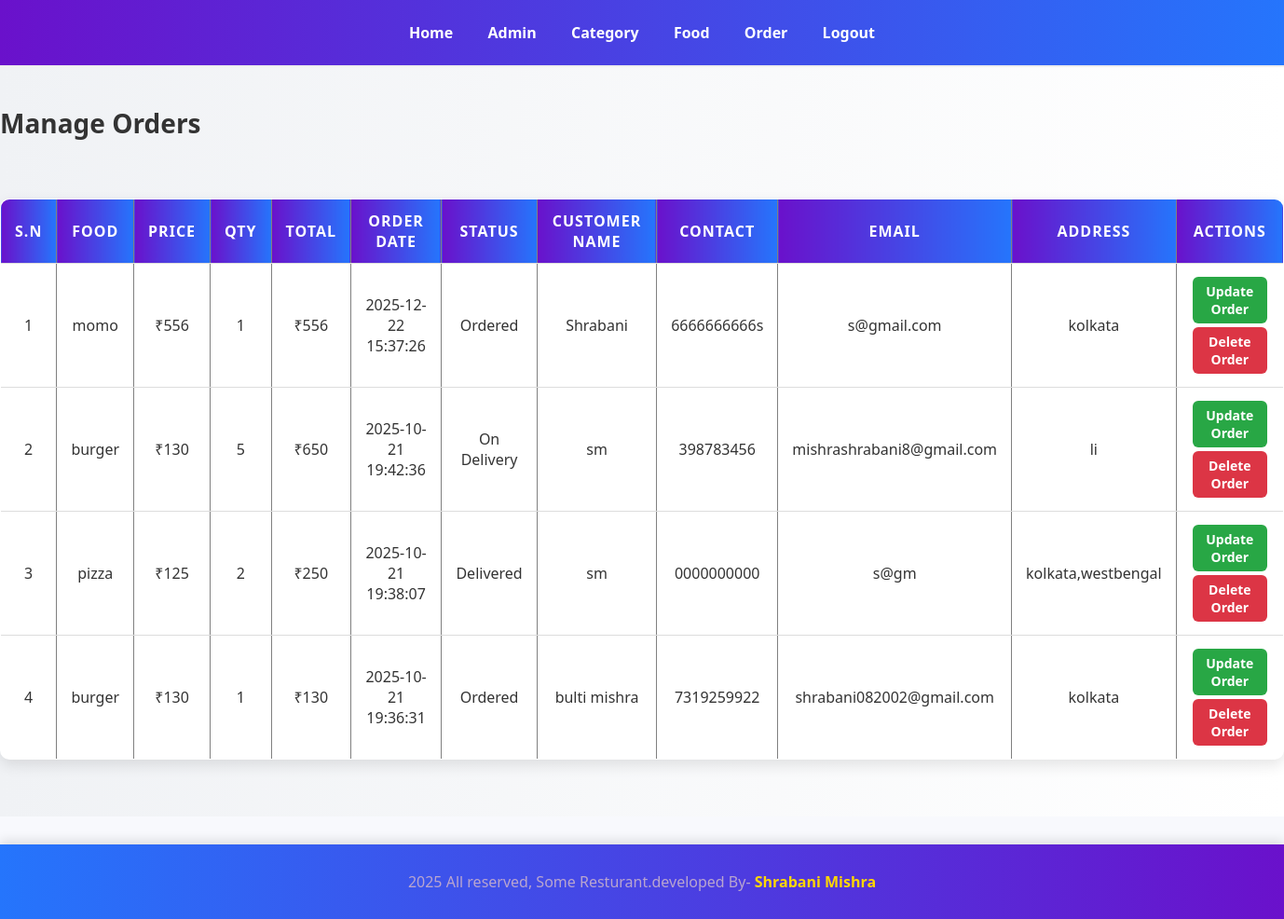
The page /resturant/admin/manage-order.php (signed in) on the database its author committed.
### tables this page shows
CREATE TABLE `tbl_order` (
  `id` int(10) UNSIGNED NOT NULL,
  `food` varchar(150) NOT NULL,
  `price` decimal(10,0) NOT NULL,
  `qty` int(11) NOT NULL,
  `total` decimal(10,0) NOT NULL,
  `order_date` datetime NOT NULL,
  `status` varchar(100) NOT NULL,
  `customer_name` varchar(150) NOT NULL,
  `customer_contact` varchar(20) NOT NULL,
  `customer_email` varchar(150) NOT NULL,
  `customer_address` varchar(255) NOT NULL
);

### resturant/admin/manage-order.php (the view, shortened to what this page needs)
<?php
include("partials/menu.php");
?>
<section>
    <div class="main-content">
        <div class="wrapper">
            <h1 class="choice-hover">Manage Orders</h1>
            <br />
            <table border="1" width="100%">
                <tr>
                    <th>S.N</th>
                    <th>Food</th>
                    <th>Price</th>
                    <th>Qty</th>
                    <th>Total</th>
                    <th>Order Date</th>
                    <th>Status</th>
                    <th>Customer Name</th>
                    <th>Contact</th>
                    <th>Email</th>
                    <th>Address</th>
                    <th>Actions</th>
                </tr>
                <?php
                $sql = "SELECT * FROM tbl_order ORDER BY id DESC";
                $res = mysqli_query($conn, $sql);
                if($res){
                    $sn = 1;
                    while($row = mysqli_fetch_assoc($res)){
                        $id = $row['id'];
                        $food = $row['food'];
                        $price = $row['price'];
                        $qty = $row['qty'];
                        $total = $row['total'];
                        $order_date = $row['order_date'];
                        $status = $row['status'];
                        $customer_name = $row['customer_name'];
                        $customer_contact = $row['customer_contact'];
                        $customer_email = $row['customer_email'];
                        $customer_address = $row['customer_address'];
                        ?>
                <tr>
                    <td><?php echo $sn++; ?></td>
                    <td><?php echo $food; ?></td>
                    <td>₹<?php echo $price; ?></td>
                    <td><?php echo $qty; ?></td>
                    <td>₹<?php echo $total; ?></td>
                    <td><?php echo $order_date; ?></td>
                    <td><?php echo $status; ?></td>
                    <td><?php echo $customer_name; ?></td>
                    <td><?php echo $customer_contact; ?></td>
                    <td><?php echo $customer_email; ?></td>
                    <td><?php echo $customer_address; ?></td>
                    <td>
                        <a href="update-order.php?id=<?php echo $id; ?>" class="action-btn update-btn">Update Order</a>
                        <a href="delete-order.php?id=<?php echo $id; ?>" class="action-btn delete-btn">Delete Order</a>
                    </td>
                </tr>
                <?php
                    }
                } else {
                    echo "<tr><td colspan='12'>No Orders Found.</td></tr>";
                }
                ?>
            </table>
        </div>
    </div>
</section>
<?php
include("partials/footer.php");
?>

### resturant/css/admin.css (style rules this page uses)
* { margin: 0; padding: 0; font-family: 'Segoe UI', Tahoma, Geneva, Verdana, sans-serif; }
body { background: #f8f9fd; color: #333; }
.choice-hover { font-size: 28px; font-weight: bold; margin-bottom: 20px; transition: 0.3s; }
.main-content { background: linear-gradient(to right, #f0f2f5, #ffffff); padding: 3% 0; }
table { width: 100%; border-collapse: collapse; margin: 20px 0; font-size: 16px; background: #fff; box-shadow: 0px 6px 15px rgba(0, 0, 0, 0.1); border-radius: 10px; overflow: hidden; }
table th, table td { padding: 12px 15px; text-align: center; border-bottom: 1px solid #ddd; }
table th { background: linear-gradient(90deg, #6a11cb, #2575fc); color: white; text-transform: uppercase; letter-spacing: 1px; }
table td { color: #333; }
.action-btn { display: inline-block; padding: 6px 12px; margin: 2px; font-size: 14px; border-radius: 6px; text-decoration: none; font-weight: bold; transition: all 0.3s ease; }
.update-btn { background: #28a745; color: white; }
.delete-btn { background: #dc3545; color: white; }

### rows shown on the page
tbl_order: food "momo", price "556", qty "1", total "556", order_date "2025-12-22 15:37:26", status "Ordered", customer_name "Shrabani", customer_contact "6666666666s", customer_email "s@gmail.com", customer_address "kolkata"
tbl_order: food "burger", price "130", qty "5", total "650", order_date "2025-10-21 19:42:36", status "On Delivery", customer_name "sm", customer_contact "398783456", customer_email "mishrashrabani8@gmail.com", customer_address "li"
tbl_order: food "pizza", price "125", qty "2", total "250", order_date "2025-10-21 19:38:07", status "Delivered", customer_name "sm", customer_contact "0000000000", customer_email "s@gm", customer_address "kolkata,westbengal"
tbl_order: food "burger", price "130", qty "1", total "130", order_date "2025-10-21 19:36:31", status "Ordered", customer_name "bulti mishra", customer_contact "7319259922", customer_email "shrabani082002@gmail.com", customer_address "kolkata"
